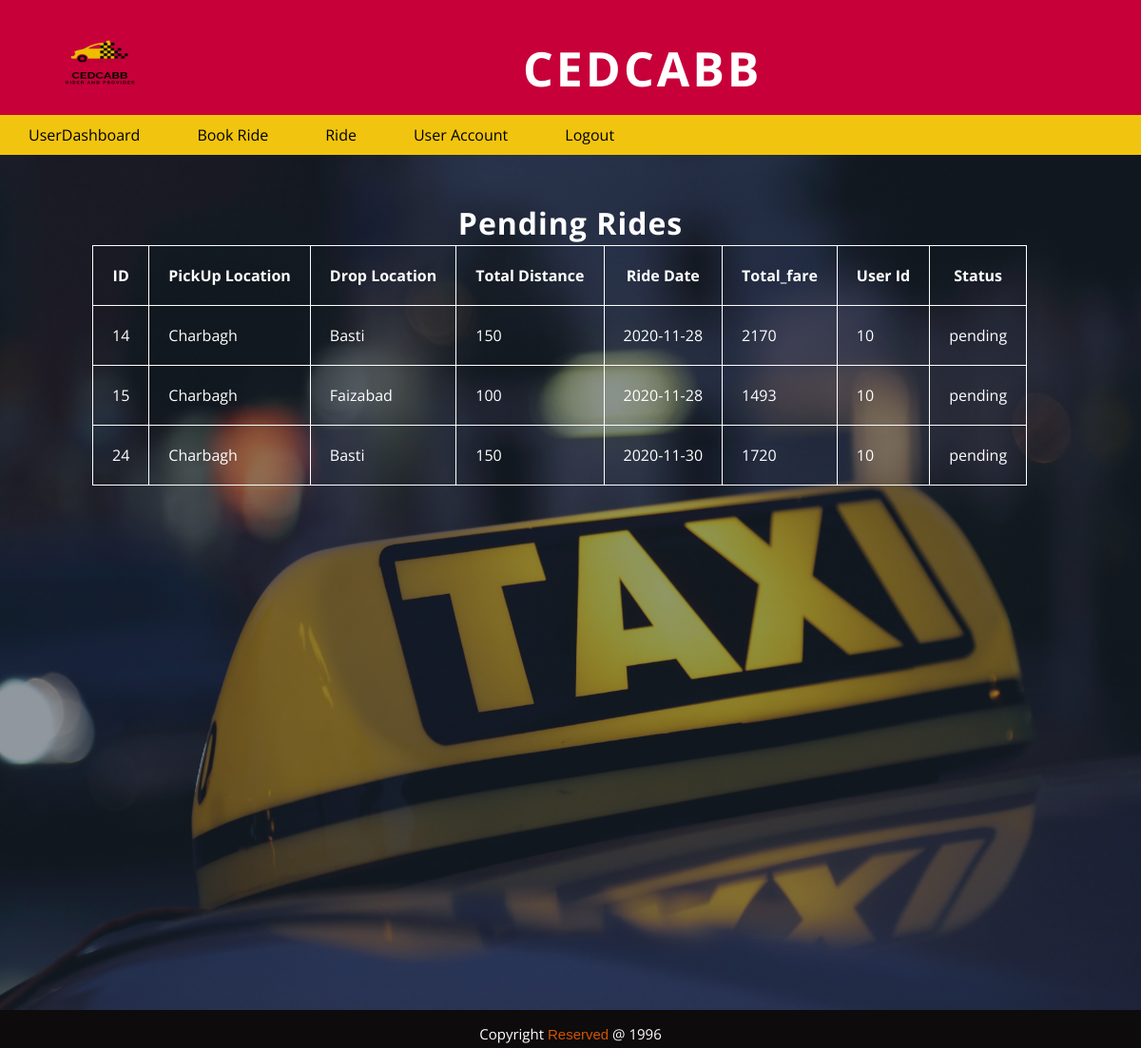
Page /user_pending_ride.php (signed in) on the committed database.
### tables this page shows
CREATE TABLE `rideTable` (
  `ride_id` int(50) NOT NULL,
  `ride_date` date NOT NULL DEFAULT current_timestamp(),
  `pickup` varchar(50) NOT NULL,
  `droplocation` varchar(50) NOT NULL,
  `cabType` varchar(50) NOT NULL,
  `total_distance` varchar(50) NOT NULL,
  `total_fare` int(50) NOT NULL,
  `status` int(50) NOT NULL,
  `user_id` int(50) NOT NULL
);

### Admin/config.php (called while the page is built, shortened)
<?php
class DB
{
    public function connect($host, $user, $pass, $dtb)
    {
        return $this->conn = mysqli_connect($host, $user, $pass, $dtb) or die('Could Not Connect.');
    }
}
class Ride extends DB
{
    public function pending($user_id)
    {
        $result = mysqli_query($this->conn, "SELECT * FROM rideTable WHERE `status`= '1' AND `user_id`='$user_id' ");
        if (mysqli_num_rows($result) > 0) {
            return $result;
        }
    }
}

### user_pending_ride.php (the view, shortened to what this page needs)
<?php
require 'userheader.php';
require 'Admin/config.php';
$db = new Ride();
$db->connect('localhost', 'root', '', 'CabBooking');
if (isset($_SESSION['userdata'])) {
    $user = $_SESSION['userdata']['user_id'];
}
$sql = $db->pending($user);
?>
<body class="admintop">
    <div class="adminbody">
        <img src="images/taxi4.jpg" alt="">
        <div id="AdminWelcomeQuote">
            <h1>Pending Rides</h1>
        </div>
        <table id="LocationTable" class="ridetable">
            <tr>
                <th>ID</th>
                <th>PickUp Location</th>
                <th>Drop Location</th>
                <th>Total Distance</th>
                <th>Ride Date</th>
                <th>Total_fare</th>
                <th>User Id</th>
                <th>Status</th>
            </tr>
            <?php if (isset($sql)) {
                foreach ($sql as $key) { ?>
                    <tr>
                        <td id="td"><?php echo $key['ride_id'] ?></td>
                        <td id="td"><?php echo $key['pickup'] ?></td>
                        <td id="td"><?php echo $key['droplocation'] ?></td>
                        <td id="td"><?php echo $key['total_distance'] ?></td>
                        <td id="td"><?php echo $key['ride_date'] ?></td>
                        <td id="td"><?php echo $key['total_fare'] ?></td>
                        <td id="td"><?php echo $key['user_id'] ?></td>
                        <td id="td"><?php if ($key['status'] == '1') {
                                        echo "pending";
                                    } ?></td>
                    </tr>
            <?php }
            } ?>
        </table>
    </div>
    <?php require 'footer.php' ?>
</body>

### style.css (style rules this page uses)
.admintop { height: 900px; margin: 0; padding: 0; font-family: 'Open Sans', sans-serif; background-color: rgba(33, 47, 61 ); }
.adminbody { height: 900px; }
.adminbody img { width: 100%; font-family: Verdana; position: absolute; z-index: -3; opacity: 0.5; height: 900px; }
#AdminWelcomeQuote h1 { position: relative; margin: 0; color: white; text-align: center; padding-top: 50px; letter-spacing: 1px; }
#LocationTable { border: 1px solid white; border-collapse: collapse; transform: translate(97px,2px); }
#LocationTable tr td,th { border: 1px solid white; padding: 20px; }
#LocationTable th { color: white; }
#td { color: white; }

### rows in the picture
ridetable: ride_id "14", pickup "Charbagh", droplocation "Basti", total_distance "150", ride_date "2020-11-28", total_fare "2170", user "10", status "pending"
ridetable: ride_id "15", pickup "Charbagh", droplocation "Faizabad", total_distance "100", ride_date "2020-11-28", total_fare "1493", user "10", status "pending"
ridetable: ride_id "24", pickup "Charbagh", droplocation "Basti", total_distance "150", ride_date "2020-11-30", total_fare "1720", user "10", status "pending"
